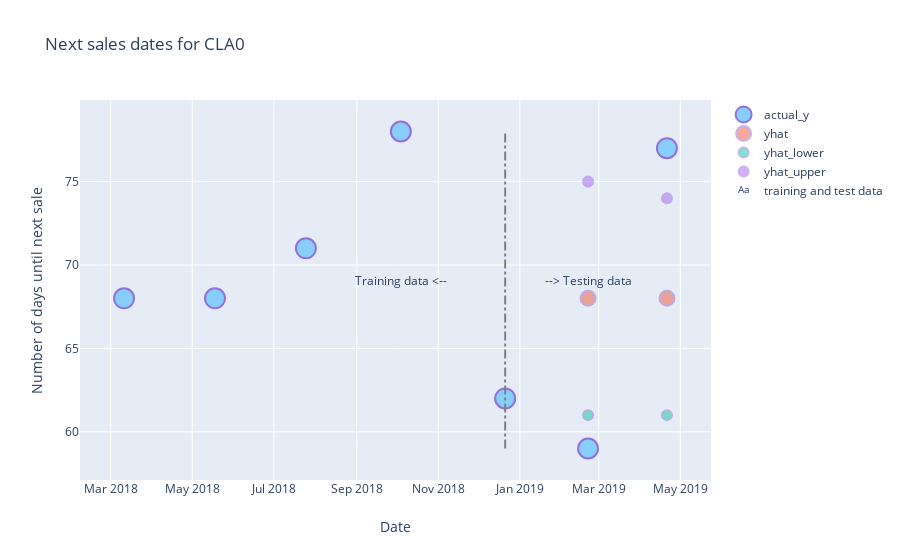

The cell this chart's notebook holds for it:
### Code cell
fig = go.Figure()

fig.add_trace(go.Scatter(x=next_sale_date_forecast['ds'],
                         y=next_sale_date_forecast['actual_y'],
                          marker=dict(
                                    color='LightSkyBlue',
                                    size=20,
                                    line=dict(
                                        color='MediumPurple',
                                        width=2
                                    )
                                ),
                            mode='markers',
                        name='actual_y'))

fig.add_trace(go.Scatter(x=next_sale_date_forecast['ds'][idx_split:],
                         y=next_sale_date_forecast['yhat'][idx_split:].astype(int),
                         opacity=0.5,
                         marker=dict(
                                    size=15,
                                    line=dict(
                                        color='MediumPurple',
                                        width=2
                                    )
                                ),
                        mode='markers',
                        name='yhat'))


fig.add_trace(go.Scatter(x=next_sale_date_forecast['ds'][idx_split:],
                         y=next_sale_date_forecast['yhat_lower'][idx_split:].astype(int),
                         opacity=0.5,
                         marker=dict(
                                    size=10,
                                    line=dict(
                                        color='MediumPurple',
                                        width=2
                                    )
                                ),
                        mode='markers',
                        name='yhat_lower'))

fig.add_trace(go.Scatter(x=next_sale_date_forecast['ds'][idx_split:],
                         y=next_sale_date_forecast['yhat_upper'][idx_split:].astype(int),
                         opacity=0.5,
                         marker=dict(
                                    size=10,
                                    line=dict(
                                        color='MediumPurple',
                                        width=2
                                    )
                                ),
                        mode='markers',
                        name='yhat_upper'))

fig.update_layout(
    shapes=[
        # Line Vertical
        go.layout.Shape(
            type="line",
            x0=next_sale_date_forecast['ds'][idx_split-1],
            y0=np.min(next_sale_date_forecast['actual_y']),
            x1=next_sale_date_forecast['ds'][idx_split-1],
            y1=np.max(next_sale_date_forecast['actual_y']),
            line=dict(
                color="grey",
                width=2,
                dash="dashdot"
            )
        )
    ]
)

fig.add_trace(go.Scatter(
    x=[next_sale_date_forecast['ds'][idx_split-2],
      next_sale_date_forecast['ds'][idx_split]],
    y=[np.mean(next_sale_date_forecast['actual_y']),
               np.mean(next_sale_date_forecast['actual_y'])],
    text=["Training data <--",
          "--> Testing data"],
    mode="text",
    name='training and test data'
))

# Edit the layout
fig.update_layout(title='Next sales dates for CLA0',
                   xaxis_title='Date',
                   yaxis_title='Number of days until next sale')



fig.show()

### Figure 1 — Plotly figure (JSON) as saved in the notebook; plotly's stock layout.template omitted (floating-point values rounded to 4 significant figures)
{"data": [{"marker": {"color": "LightSkyBlue", "line": {"color": "MediumPurple", "width": 2}, "size": 20}, "mode": "markers", "name": "actual_y", "type": "scatter", "x": ["2018-03-11T00:00:00", "2018-05-18T00:00:00", "2018-07-25T00:00:00", "2018-10-04T00:00:00", "2018-12-21T00:00:00", "2019-02-21T00:00:00", "2019-04-21T00:00:00"], "y": [68, 68, 71, 78, 62, 59, 77]}, {"marker": {"line": {"color": "MediumPurple", "width": 2}, "size": 15}, "mode": "markers", "name": "yhat", "opacity": 0.5, "type": "scatter", "x": ["2019-02-21T00:00:00", "2019-04-21T00:00:00"], "y": [68, 68]}, {"marker": {"line": {"color": "MediumPurple", "width": 2}, "size": 10}, "mode": "markers", "name": "yhat_lower", "opacity": 0.5, "type": "scatter", "x": ["2019-02-21T00:00:00", "2019-04-21T00:00:00"], "y": [61, 61]}, {"marker": {"line": {"color": "MediumPurple", "width": 2}, "size": 10}, "mode": "markers", "name": "yhat_upper", "opacity": 0.5, "type": "scatter", "x": ["2019-02-21T00:00:00", "2019-04-21T00:00:00"], "y": [75, 74]}, {"mode": "text", "name": "training and test data", "text": ["Training data <--", "--> Testing data"], "type": "scatter", "x": ["2018-10-04T00:00:00", "2019-02-21T00:00:00"], "y": [69, 69]}], "layout": {"autosize": true, "shapes": [{"line": {"color": "grey", "dash": "dashdot", "width": 2}, "type": "line", "x0": "2018-12-21T00:00:00", "x1": "2018-12-21T00:00:00", "y0": 59, "y1": 78}], "title": {"text": "Next sales dates for CLA0"}, "xaxis": {"autorange": true, "range": ["2018-02-08 14:17:06.2806", "2019-05-21 09:42:53.7194"], "title": {"text": "Date"}, "type": "date"}, "yaxis": {"autorange": true, "range": [56.73, 80.27], "title": {"text": "Number of days until next sale"}, "type": "linear"}}}
